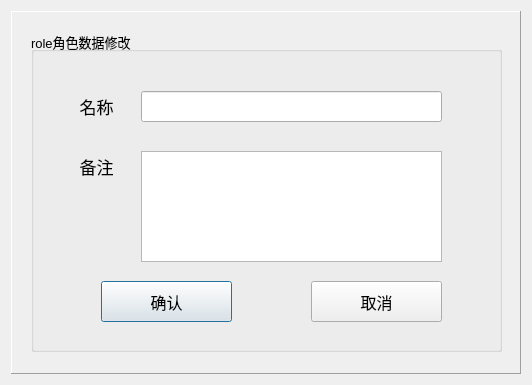
<?xml version="1.0" encoding="UTF-8"?>
<ui version="4.0">
 <class>TDialogRoleData</class>
 <widget class="QDialog" name="TDialogRoleData">
  <property name="geometry">
   <rect>
    <x>0</x>
    <y>0</y>
    <width>532</width>
    <height>385</height>
   </rect>
  </property>
  <property name="windowTitle">
   <string>数据添加</string>
  </property>
  <layout class="QGridLayout" name="gridLayout">
   <item row="0" column="0">
    <widget class="QFrame" name="frame">
     <property name="frameShape">
      <enum>QFrame::Panel</enum>
     </property>
     <property name="frameShadow">
      <enum>QFrame::Raised</enum>
     </property>
     <widget class="QGroupBox" name="groupBox">
      <property name="geometry">
       <rect>
        <x>20</x>
        <y>20</y>
        <width>471</width>
        <height>321</height>
       </rect>
      </property>
      <property name="font">
       <font>
        <pointsize>10</pointsize>
       </font>
      </property>
      <property name="title">
       <string>role角色数据修改</string>
      </property>
      <widget class="QLabel" name="label">
       <property name="geometry">
        <rect>
         <x>30</x>
         <y>60</y>
         <width>71</width>
         <height>31</height>
        </rect>
       </property>
       <property name="font">
        <font>
         <pointsize>13</pointsize>
         <bold>false</bold>
        </font>
       </property>
       <property name="text">
        <string>名称</string>
       </property>
       <property name="alignment">
        <set>Qt::AlignCenter</set>
       </property>
      </widget>
      <widget class="QLabel" name="label_2">
       <property name="geometry">
        <rect>
         <x>30</x>
         <y>120</y>
         <width>71</width>
         <height>31</height>
        </rect>
       </property>
       <property name="font">
        <font>
         <pointsize>13</pointsize>
         <bold>false</bold>
        </font>
       </property>
       <property name="text">
        <string>备注</string>
       </property>
       <property name="alignment">
        <set>Qt::AlignCenter</set>
       </property>
      </widget>
      <widget class="QLineEdit" name="lineEdit">
       <property name="geometry">
        <rect>
         <x>110</x>
         <y>60</y>
         <width>301</width>
         <height>31</height>
        </rect>
       </property>
      </widget>
      <widget class="QPlainTextEdit" name="plainTextEdit">
       <property name="geometry">
        <rect>
         <x>110</x>
         <y>120</y>
         <width>301</width>
         <height>111</height>
        </rect>
       </property>
      </widget>
      <widget class="QPushButton" name="pushButton">
       <property name="geometry">
        <rect>
         <x>70</x>
         <y>250</y>
         <width>131</width>
         <height>41</height>
        </rect>
       </property>
       <property name="font">
        <font>
         <pointsize>12</pointsize>
        </font>
       </property>
       <property name="text">
        <string>确认</string>
       </property>
      </widget>
      <widget class="QPushButton" name="pushButton_2">
       <property name="geometry">
        <rect>
         <x>280</x>
         <y>250</y>
         <width>131</width>
         <height>41</height>
        </rect>
       </property>
       <property name="font">
        <font>
         <pointsize>12</pointsize>
        </font>
       </property>
       <property name="text">
        <string>取消</string>
       </property>
      </widget>
     </widget>
    </widget>
   </item>
  </layout>
 </widget>
 <resources/>
 <connections>
  <connection>
   <sender>pushButton</sender>
   <signal>clicked()</signal>
   <receiver>TDialogRoleData</receiver>
   <slot>accept()</slot>
   <hints>
    <hint type="sourcelabel">
     <x>164</x>
     <y>299</y>
    </hint>
    <hint type="destinationlabel">
     <x>265</x>
     <y>192</y>
    </hint>
   </hints>
  </connection>
  <connection>
   <sender>pushButton_2</sender>
   <signal>clicked()</signal>
   <receiver>TDialogRoleData</receiver>
   <slot>reject()</slot>
   <hints>
    <hint type="sourcelabel">
     <x>374</x>
     <y>299</y>
    </hint>
    <hint type="destinationlabel">
     <x>265</x>
     <y>192</y>
    </hint>
   </hints>
  </connection>
 </connections>
</ui>
